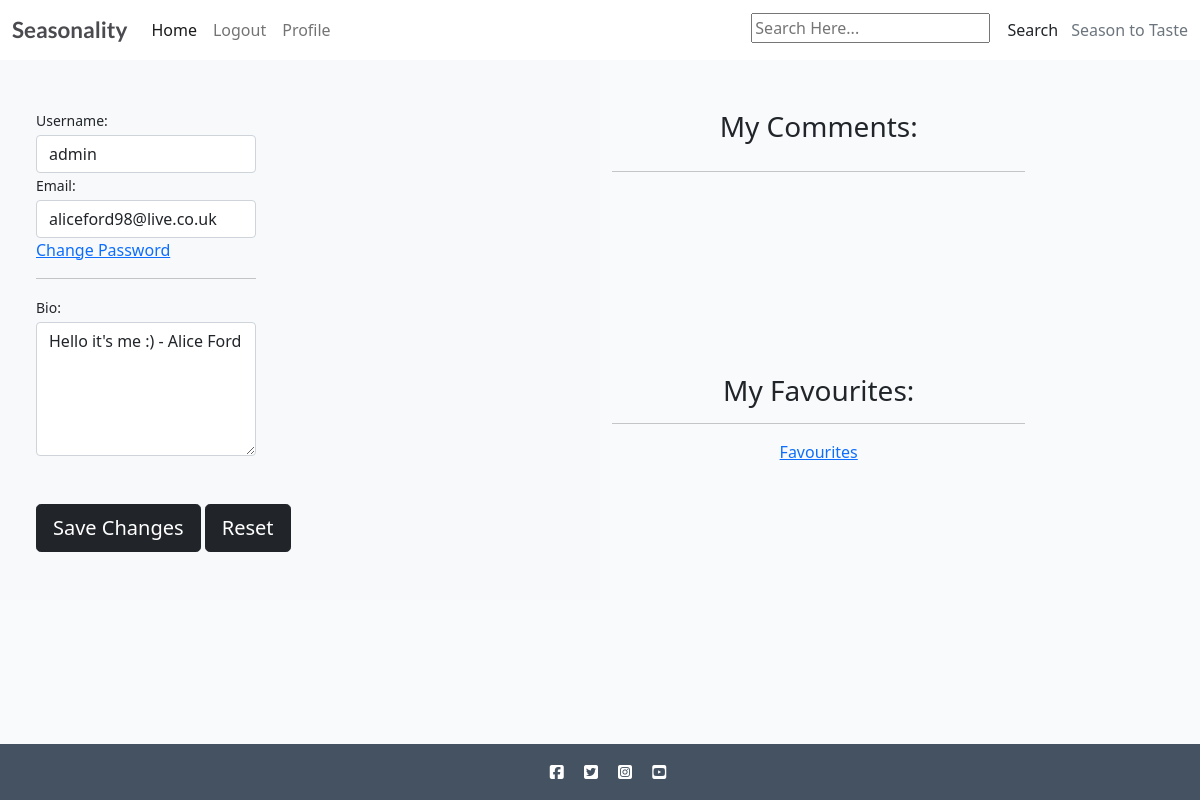
Before: /profile/profile/ (signed in) with the older database file.
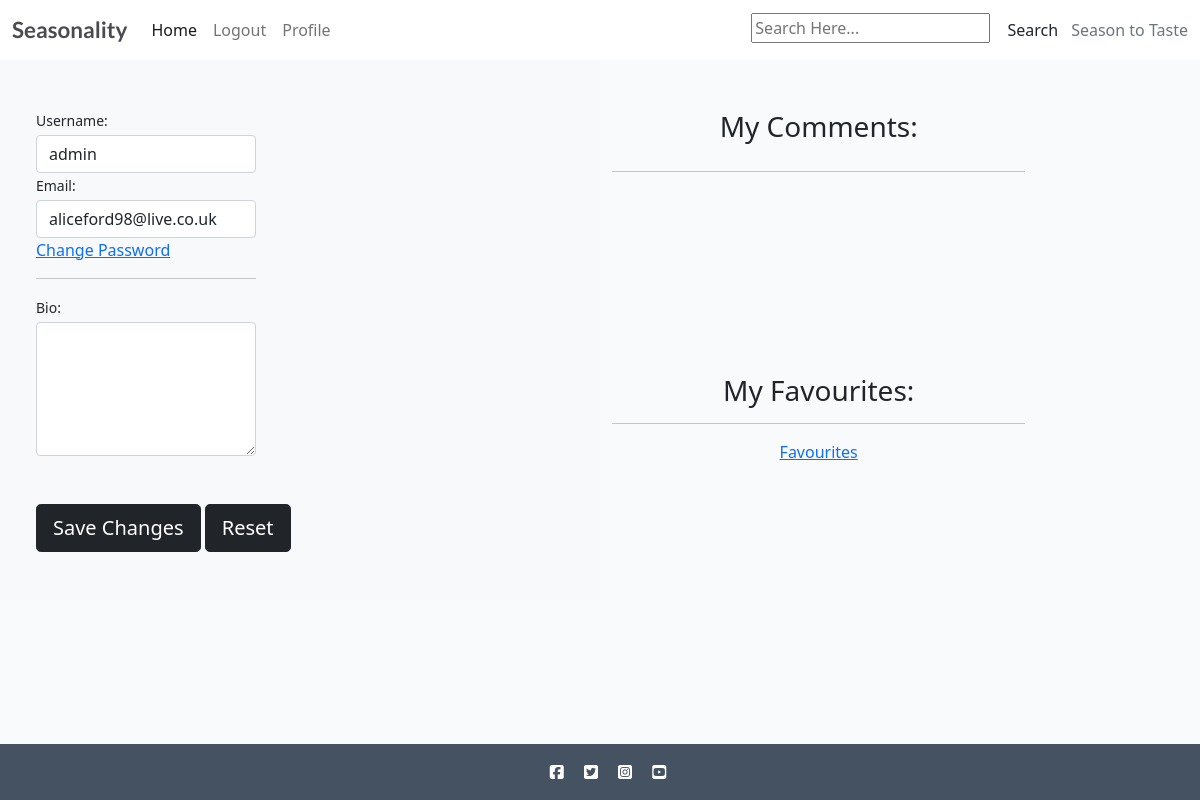
After: the same page with the newer database file.
### profiles/models.py (models this page shows, shortened)
class Profile(models.Model):
    user = models.OneToOneField(User, on_delete=models.CASCADE)
    profile_image = CloudinaryField('image', default='placeholder')
    bio = models.TextField()

### profiles/views.py (the view)
# urls.py: path('profile/', views.profile, name='profile'),
@login_required
def profile(request):
    if request.method == 'POST':
        user_form = UpdateUserForm(request.POST, instance=request.user)
        profile_form = UpdateProfileForm(request.POST, request.FILES, instance=request.user.profile)
        if user_form.is_valid() and profile_form.is_valid():
            user_form.save()
            profile_form.save()
            saved = True
            return render(request, 'profiles/profile.html', {'user_form': user_form, 'profile_form': profile_form, "saved": True})
    else:
        user_form = UpdateUserForm(instance=request.user)
        profile_form = UpdateProfileForm(instance=request.user.profile)
        saved = False
    return render(request, 'profiles/profile.html', {'user_form': user_form, 'profile_form': profile_form, "saved": saved})

### profiles/forms.py
class UpdateUserForm(forms.ModelForm):
    username = forms.CharField(max_length=100,
                               required=True,
                               widget=forms.TextInput(attrs={'class': 'form-control'}))
    email = forms.EmailField(required=True,
                             widget=forms.TextInput(attrs={'class': 'form-control'}))
    class Meta:
        model = User
        fields = ['username', 'email']

class UpdateProfileForm(forms.ModelForm):
    bio = forms.CharField(widget=forms.Textarea(attrs={'class': 'form-control', 'rows': 5}))
    class Meta:
        model = Profile
        fields = ['bio']

### templates/profiles/profile.html (shortened to what this page needs)
{% extends "../base/base.html" %}
{% block content %}
<div class="container-fluid">
    <div class="row no-gutter">
        <div class="col-md-6 bg-light">
            <div class="login d-flex align-items-center py-5">
                <div class="container">
                    <div class="row">
                        <div class="col-12 col-md-12  mx-auto">
                            <div class="form-content">
                                <form method="post" enctype="multipart/form-data">
                                    <div class="form-row">
                                        <div class="col-md-5">
                                            <div class="form-group">
                                                <label class="small mb-1">Username:</label>
                                                {{ user_form.username }}
                                                <label class="small mb-1">Email:</label>
                                                {{ user_form.email }}
                                            </div>
                                            <div class="form-group">
                                                <a href="#">Change Password</a>
                                                <hr>
                                            </div>
                                            <label class="small mb-1">Bio:</label> {{ profile_form.bio }}
                                        </div>
                                    </div>
                                    <br><br>
                                    <button type="submit" class="btn btn-dark btn-lg">Save Changes</button>
                                    <button type="reset" class="btn btn-dark btn-lg">Reset</button>
                                </form>
                            </div>
                        </div>
                    </div>
                </div>
            </div>
        </div>
        <div class="col-md-6 d-none d-md-flex">
            <div class="row">
                <div class="text-center">
                    <h3 class="profile-extras">My Comments:</h3>
                    <div class="ml-auto pt-1">
                    </div>
                    <hr class="mb-3">
                </div>
                <div class="text-center">
                    <h3 class="profile-extras">My Favourites:</h3>
                    <hr class="mb-3">
                    <a aria-current="page" href="{% url 'favourites' %}">Favourites</a>
                </div>
            </div>
        </div>
    </div>
</div>
{% endblock %}

Changed rows visible on the page:
changed Profile: bio "Hello it's me :) - Alice Ford" → (not shown)
